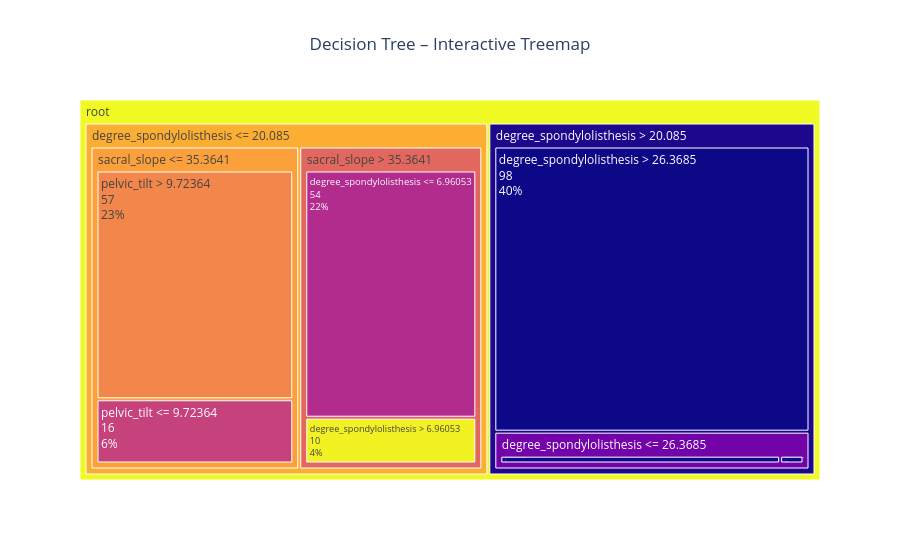

Here is the notebook cell this chart was saved with:
### Markdown cell above
## 1. Decision Tree (Vanilla)

We train a simple decision tree with `max_depth=3` to visualise its structure and evaluate its performance.

### Code cell
# %% Vanilla Decision Tree
X_train, X_test, y_train, y_test = train_test_split(
    X, y, test_size=0.2, random_state=2
)

model_dt = DecisionTreeClassifier(max_depth=3, random_state=42)
model_dt.fit(X_train, y_train)
y_pred_dt = model_dt.predict(X_test)

print("=== Decision Tree (max_depth=3) ===")
print(classification_report(y_test, y_pred_dt))

# Static plot
plt.figure(figsize=(10, 8))
plot_tree(model_dt, feature_names=X.columns, class_names=y.unique(), filled=True)
plt.title('Decision Tree (max_depth=3)')
plt.tight_layout()
plt.savefig('plots/decision_tree_static.png', dpi=300)
plt.show()

# Interactive Plotly Treemap
plot_tree_heatmap(model_dt, X_train, y_train)

### Figure 1 — Plotly figure (JSON) as saved in the notebook; plotly's stock layout.template omitted (floating-point values rounded to 4 significant figures)
{"data": [{"branchvalues": "total", "customdata": ["[[0.2016129  0.33064516 0.46774194]]", "[[0.3649635  0.59124088 0.04379562]]", "[[0.56164384 0.43835616 0.        ]]", "[[0.1875 0.8125 0.    ]]", "[[0.66666667 0.33333333 0.        ]]", "[[0.140625 0.765625 0.09375 ]]", "[[0.12962963 0.85185185 0.01851852]]", "[[0.2 0.3 0.5]]", "[[0.         0.00900901 0.99099099]]", "[[0.         0.07692308 0.92307692]]", "[[0. 0. 1.]]", "[[0. 1. 0.]]", "[[0. 0. 1.]]"], "hovertemplate": "\n        <b>%{label}</b><br>\n        impurity: %{color}<br>\n        samples: %{value} (%{percentRoot:.2f})<br>\n        value: %{customdata}", "labels": ["root", "degree_spondylolisthesis <= 20.085", "sacral_slope <= 35.3641", "pelvic_tilt <= 9.72364", "pelvic_tilt > 9.72364", "sacral_slope > 35.3641", "degree_spondylolisthesis <= 6.96053", "degree_spondylolisthesis > 6.96053", "degree_spondylolisthesis > 20.085", "degree_spondylolisthesis <= 26.3685", "degree_spondylolisthesis <= 25.7543", "degree_spondylolisthesis > 25.7543", "degree_spondylolisthesis > 26.3685"], "marker": {"colors": [0.6312, 0.5153, 0.4924, 0.3047, 0.4444, 0.3853, 0.2572, 0.62, 0.01786, 0.142, 0.0, 0.0, 0.0]}, "parents": ["", "root", "degree_spondylolisthesis <= 20.085", "sacral_slope <= 35.3641", "sacral_slope <= 35.3641", "degree_spondylolisthesis <= 20.085", "sacral_slope > 35.3641", "sacral_slope > 35.3641", "root", "degree_spondylolisthesis > 20.085", "degree_spondylolisthesis <= 26.3685", "degree_spondylolisthesis <= 26.3685", "degree_spondylolisthesis > 20.085"], "textinfo": "label+value+percent root", "type": "treemap", "values": [248, 137, 73, 16, 57, 64, 54, 10, 111, 13, 12, 1, 98]}], "layout": {"title": {"text": "Decision Tree – Interactive Treemap", "x": 0.5}}}
